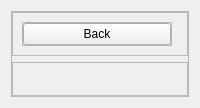
      <widget class="QWidget" name="page_3">
       <layout class="QVBoxLayout" name="verticalLayout_10">
        <item>
         <widget class="QFrame" name="frame_9">
          <property name="frameShape">
           <enum>QFrame::StyledPanel</enum>
          </property>
          <property name="frameShadow">
           <enum>QFrame::Raised</enum>
          </property>
          <layout class="QVBoxLayout" name="verticalLayout_13">
           <property name="leftMargin">
            <number>0</number>
           </property>
           <property name="topMargin">
            <number>0</number>
           </property>
           <property name="rightMargin">
            <number>0</number>
           </property>
           <property name="bottomMargin">
            <number>0</number>
           </property>
           <item>
            <widget class="QFrame" name="frame_10">
             <property name="maximumSize">
              <size>
               <width>16777215</width>
               <height>60</height>
              </size>
             </property>
             <property name="frameShape">
              <enum>QFrame::StyledPanel</enum>
             </property>
             <property name="frameShadow">
              <enum>QFrame::Raised</enum>
             </property>
             <layout class="QHBoxLayout" name="horizontalLayout_8">
              <item alignment="Qt::AlignLeft">
               <widget class="QFrame" name="frame_12">
                <property name="minimumSize">
                 <size>
                  <width>150</width>
                  <height>0</height>
                 </size>
                </property>
                <property name="maximumSize">
                 <size>
                  <width>16777215</width>
                  <height>50</height>
                 </size>
                </property>
                <property name="frameShape">
                 <enum>QFrame::StyledPanel</enum>
                </property>
                <property name="frameShadow">
                 <enum>QFrame::Raised</enum>
                </property>
                <layout class="QHBoxLayout" name="horizontalLayout_7">
                 <property name="leftMargin">
                  <number>0</number>
                 </property>
                 <property name="topMargin">
                  <number>0</number>
                 </property>
                 <property name="rightMargin">
                  <number>0</number>
                 </property>
                 <property name="bottomMargin">
                  <number>0</number>
                 </property>
                 <item>
                  <widget class="QPushButton" name="btnBack_2">
                   <property name="maximumSize">
                    <size>
                     <width>150</width>
                     <height>16777215</height>
                    </size>
                   </property>
                   <property name="text">
                    <string>Back</string>
                   </property>
                  </widget>
                 </item>
                </layout>
               </widget>
              </item>
             </layout>
            </widget>
           </item>
           <item>
            <widget class="QFrame" name="frame_11">
             <property name="frameShape">
              <enum>QFrame::StyledPanel</enum>
             </property>
             <property name="frameShadow">
              <enum>QFrame::Raised</enum>
             </property>
             <layout class="QVBoxLayout" name="verticalLayout_14">
              <item>
               <widget class="QLabel" name="lblGraph">
                <property name="text">
                 <string/>
                </property>
                <property name="scaledContents">
                 <bool>true</bool>
                </property>
               </widget>
              </item>
             </layout>
            </widget>
           </item>
          </layout>
         </widget>
        </item>
       </layout>
      </widget>
